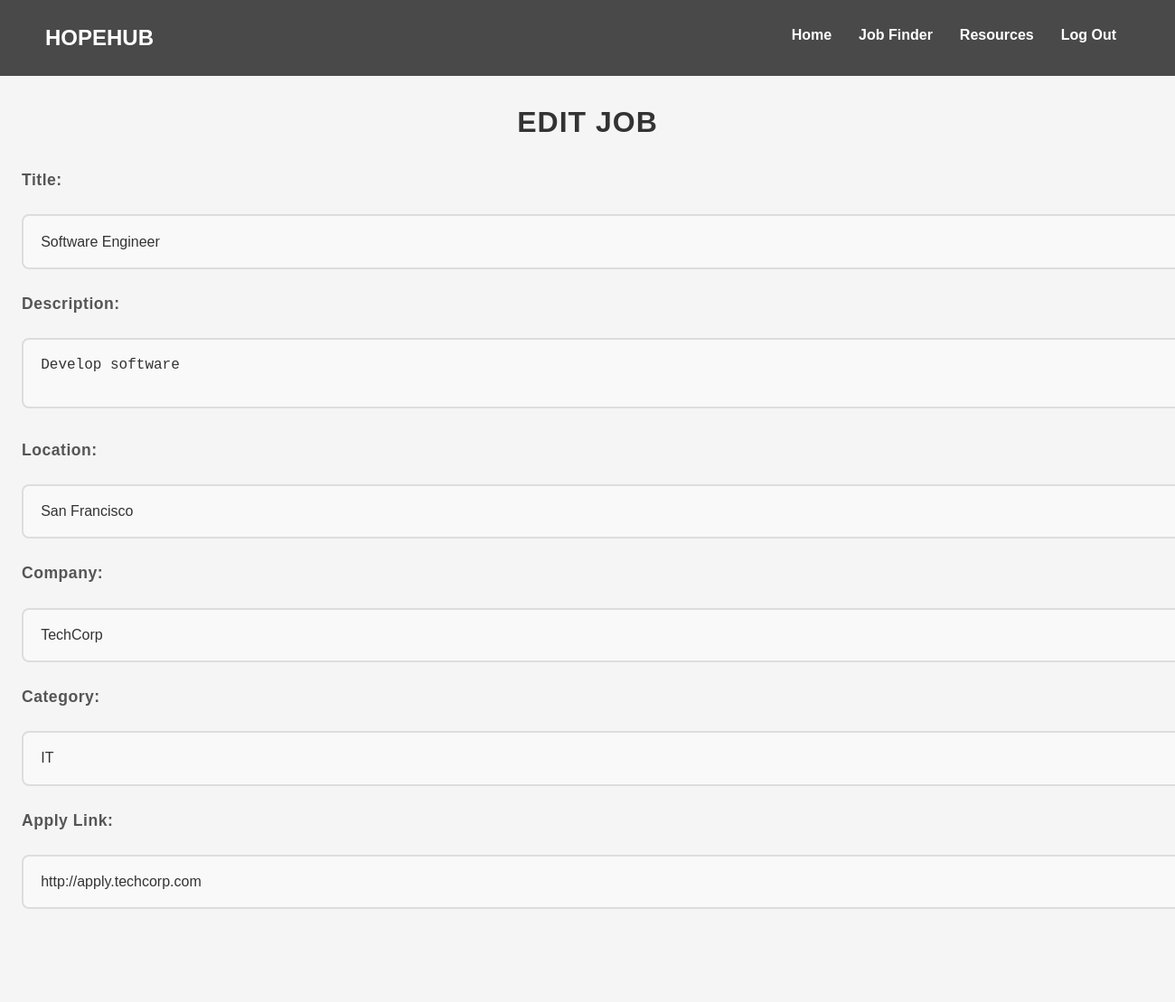
/admin/jobs/edit/1, run on an earlier commit of the app's database.
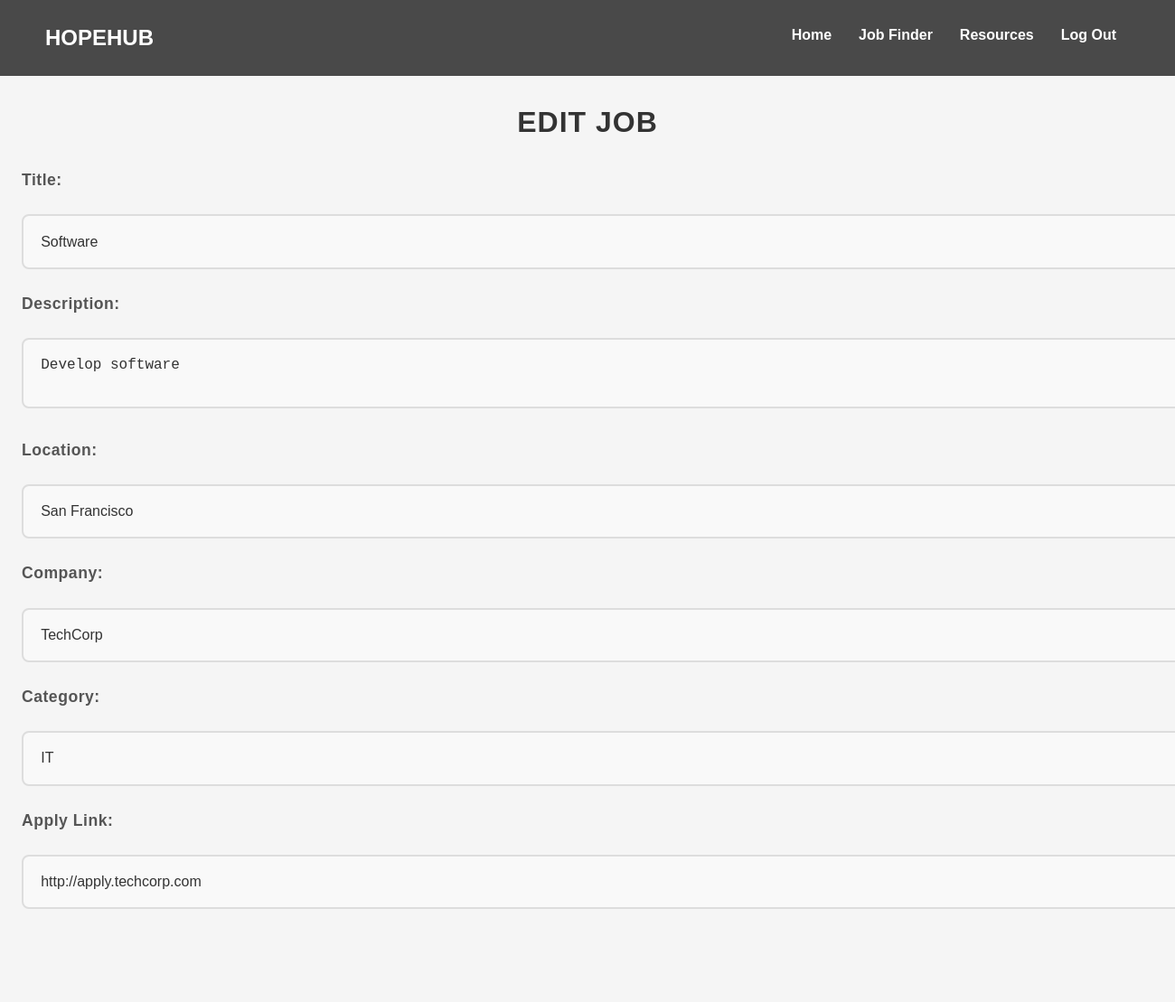
And on a later commit of the database.
### app.py (models this page shows, shortened)
class Job(db.Model):
    id = db.Column(db.Integer, primary_key=True)
    title = db.Column(db.String(150), nullable=False)
    description = db.Column(db.String(500), nullable=False)
    location = db.Column(db.String(150), nullable=False)
    company = db.Column(db.String(150), nullable=False)
    category = db.Column(db.String(100), nullable=False)
    apply_link = db.Column(db.String(300), nullable=True)

### app.py (the view, shortened to what this page needs)
@app.route('/admin/jobs/edit/<int:job_id>', methods=['GET', 'POST'])
def edit_job(job_id):
    job = Job.query.get(job_id)
    if not job:
        return "Job not found", 404
    return render_template('edit_job.html', job=job)

### app.py (called while the page is built)
@app.before_request
def load_logged_in_user():
    if 'user_id' in session:
        g.user = User.query.get(session['user_id'])
    else:
        g.user = None

### templates/edit_job.html (shortened to what this page needs)
{% extends 'base.html' %}
{% block body %}
<h2>Edit Job</h2>
<form method="POST" action="{{ url_for('edit_job', job_id=job.id) }}">
    <label for="title">Title:</label>
    <input type="text" id="title" name="title" value="{{ job.title }}" required>
    <label for="description">Description:</label>
    <textarea id="description" name="description" required>{{ job.description }}</textarea>
    <label for="location">Location:</label>
    <input type="text" id="location" name="location" value="{{ job.location }}" required>
    <label for="company">Company:</label>
    <input type="text" id="company" name="company" value="{{ job.company }}" required>
    <label for="category">Category:</label>
    <input type="text" id="category" name="category" value="{{ job.category }}" required>
    <label for="apply_link">Apply Link:</label>
    <input type="url" id="apply_link" name="apply_link" value="{{ job.apply_link }}">
    <button type="submit">Update Job</button>
</form>
<a href="{{ url_for('manage_jobs') }}">Back to Jobs</a>
{% endblock %}

What changed in the data, as far as the page shows it:
changed Job "Develop software": title "Software Engineer" → "Software"
